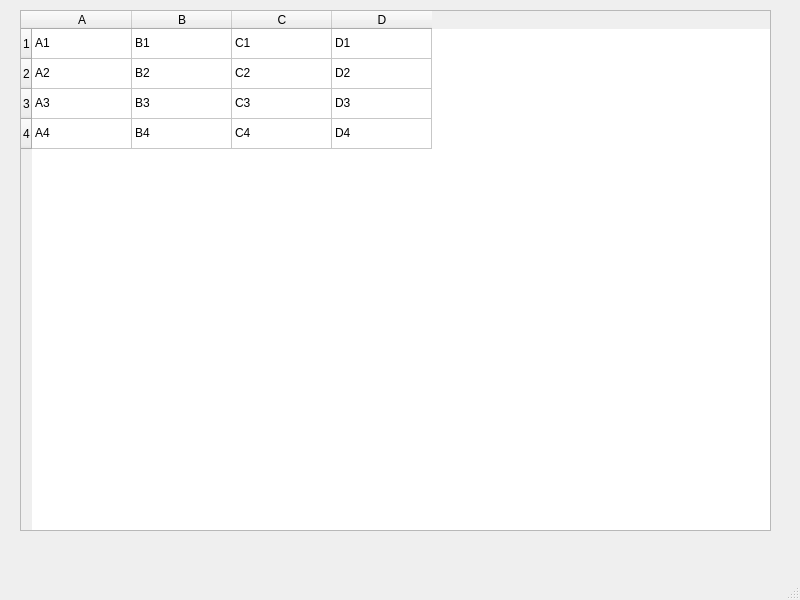
<?xml version="1.0" encoding="UTF-8"?>
<ui version="4.0">
 <class>MainWindow</class>
 <widget class="QMainWindow" name="MainWindow">
  <property name="geometry">
   <rect>
    <x>0</x>
    <y>0</y>
    <width>800</width>
    <height>600</height>
   </rect>
  </property>
  <property name="windowTitle">
   <string>MainWindow</string>
  </property>
  <widget class="QWidget" name="centralwidget">
   <widget class="QTableWidget" name="tableWidget">
    <property name="geometry">
     <rect>
      <x>20</x>
      <y>10</y>
      <width>751</width>
      <height>521</height>
     </rect>
    </property>
    <property name="contextMenuPolicy">
     <enum>Qt::CustomContextMenu</enum>
    </property>
    <row>
     <property name="text">
      <string>1</string>
     </property>
    </row>
    <row>
     <property name="text">
      <string>2</string>
     </property>
    </row>
    <row>
     <property name="text">
      <string>3</string>
     </property>
    </row>
    <row>
     <property name="text">
      <string>4</string>
     </property>
    </row>
    <column>
     <property name="text">
      <string>A</string>
     </property>
    </column>
    <column>
     <property name="text">
      <string>B</string>
     </property>
    </column>
    <column>
     <property name="text">
      <string>C</string>
     </property>
    </column>
    <column>
     <property name="text">
      <string>D</string>
     </property>
    </column>
    <item row="0" column="0">
     <property name="text">
      <string>A1</string>
     </property>
    </item>
    <item row="0" column="1">
     <property name="text">
      <string>B1</string>
     </property>
    </item>
    <item row="0" column="2">
     <property name="text">
      <string>C1</string>
     </property>
    </item>
    <item row="0" column="3">
     <property name="text">
      <string>D1</string>
     </property>
    </item>
    <item row="1" column="0">
     <property name="text">
      <string>A2</string>
     </property>
    </item>
    <item row="1" column="1">
     <property name="text">
      <string>B2</string>
     </property>
    </item>
    <item row="1" column="2">
     <property name="text">
      <string>C2</string>
     </property>
    </item>
    <item row="1" column="3">
     <property name="text">
      <string>D2</string>
     </property>
    </item>
    <item row="2" column="0">
     <property name="text">
      <string>A3</string>
     </property>
    </item>
    <item row="2" column="1">
     <property name="text">
      <string>B3</string>
     </property>
    </item>
    <item row="2" column="2">
     <property name="text">
      <string>C3</string>
     </property>
    </item>
    <item row="2" column="3">
     <property name="text">
      <string>D3</string>
     </property>
    </item>
    <item row="3" column="0">
     <property name="text">
      <string>A4</string>
     </property>
    </item>
    <item row="3" column="1">
     <property name="text">
      <string>B4</string>
     </property>
    </item>
    <item row="3" column="2">
     <property name="text">
      <string>C4</string>
     </property>
    </item>
    <item row="3" column="3">
     <property name="text">
      <string>D4</string>
     </property>
    </item>
   </widget>
  </widget>
  <widget class="QMenuBar" name="menubar">
   <property name="geometry">
    <rect>
     <x>0</x>
     <y>0</y>
     <width>800</width>
     <height>25</height>
    </rect>
   </property>
  </widget>
  <widget class="QStatusBar" name="statusbar"/>
 </widget>
 <resources/>
 <connections/>
</ui>
